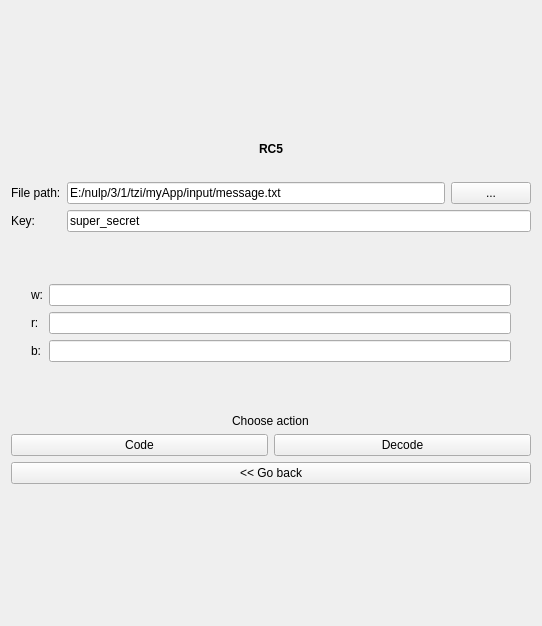
<?xml version="1.0" encoding="UTF-8"?>
<ui version="4.0">
 <class>Form</class>
 <widget class="QWidget" name="Form">
  <property name="geometry">
   <rect>
    <x>0</x>
    <y>0</y>
    <width>542</width>
    <height>626</height>
   </rect>
  </property>
  <property name="windowTitle">
   <string>Form</string>
  </property>
  <layout class="QVBoxLayout" name="verticalLayout_2">
   <item>
    <layout class="QVBoxLayout" name="verticalLayout">
     <item>
      <spacer name="verticalSpacer_4">
       <property name="orientation">
        <enum>Qt::Vertical</enum>
       </property>
       <property name="sizeHint" stdset="0">
        <size>
         <width>20</width>
         <height>40</height>
        </size>
       </property>
      </spacer>
     </item>
     <item alignment="Qt::AlignHCenter">
      <widget class="QLabel" name="label_2">
       <property name="styleSheet">
        <string notr="true">font: 16pt &quot;Segoe UI&quot;;
font-weight: Bold;</string>
       </property>
       <property name="text">
        <string>RC5</string>
       </property>
      </widget>
     </item>
     <item>
      <spacer name="horizontalSpacer_6">
       <property name="orientation">
        <enum>Qt::Horizontal</enum>
       </property>
       <property name="sizeHint" stdset="0">
        <size>
         <width>40</width>
         <height>20</height>
        </size>
       </property>
      </spacer>
     </item>
     <item>
      <layout class="QHBoxLayout" name="horizontalLayout_7">
       <item>
        <layout class="QVBoxLayout" name="verticalLayout_4">
         <item>
          <widget class="QLabel" name="label_4">
           <property name="styleSheet">
            <string notr="true">font: 10pt &quot;Segoe UI&quot;;</string>
           </property>
           <property name="text">
            <string>File path:</string>
           </property>
          </widget>
         </item>
         <item>
          <widget class="QLabel" name="label_5">
           <property name="styleSheet">
            <string notr="true">font: 10pt &quot;Segoe UI&quot;;</string>
           </property>
           <property name="text">
            <string>Key:</string>
           </property>
          </widget>
         </item>
        </layout>
       </item>
       <item>
        <layout class="QVBoxLayout" name="verticalLayout_10">
         <item>
          <layout class="QHBoxLayout" name="horizontalLayout">
           <item>
            <widget class="QLineEdit" name="edit_path">
             <property name="text">
              <string>E:/nulp/3/1/tzi/myApp/input/message.txt</string>
             </property>
            </widget>
           </item>
           <item>
            <widget class="QPushButton" name="fileButton">
             <property name="text">
              <string>...</string>
             </property>
            </widget>
           </item>
          </layout>
         </item>
         <item>
          <widget class="QLineEdit" name="edit_key">
           <property name="text">
            <string>super_secret</string>
           </property>
          </widget>
         </item>
        </layout>
       </item>
      </layout>
     </item>
     <item>
      <spacer name="horizontalSpacer_2">
       <property name="orientation">
        <enum>Qt::Horizontal</enum>
       </property>
       <property name="sizeHint" stdset="0">
        <size>
         <width>40</width>
         <height>20</height>
        </size>
       </property>
      </spacer>
     </item>
     <item>
      <layout class="QHBoxLayout" name="horizontalLayout_4">
       <item>
        <spacer name="verticalSpacer">
         <property name="orientation">
          <enum>Qt::Vertical</enum>
         </property>
         <property name="sizeHint" stdset="0">
          <size>
           <width>20</width>
           <height>40</height>
          </size>
         </property>
        </spacer>
       </item>
       <item>
        <layout class="QVBoxLayout" name="verticalLayout_7">
         <item>
          <layout class="QHBoxLayout" name="horizontalLayout_5">
           <item>
            <layout class="QVBoxLayout" name="verticalLayout_8">
             <item>
              <widget class="QLabel" name="label_13">
               <property name="styleSheet">
                <string notr="true">font: 10pt &quot;Segoe UI&quot;;</string>
               </property>
               <property name="text">
                <string>w:</string>
               </property>
              </widget>
             </item>
             <item>
              <widget class="QLabel" name="label_12">
               <property name="styleSheet">
                <string notr="true">font: 10pt &quot;Segoe UI&quot;;</string>
               </property>
               <property name="text">
                <string>r:</string>
               </property>
              </widget>
             </item>
             <item>
              <widget class="QLabel" name="label_11">
               <property name="styleSheet">
                <string notr="true">font: 10pt &quot;Segoe UI&quot;;</string>
               </property>
               <property name="text">
                <string>b:</string>
               </property>
              </widget>
             </item>
            </layout>
           </item>
           <item>
            <layout class="QVBoxLayout" name="verticalLayout_9">
             <item>
              <widget class="QLineEdit" name="edit_w"/>
             </item>
             <item>
              <widget class="QLineEdit" name="edit_r"/>
             </item>
             <item>
              <widget class="QLineEdit" name="edit_b"/>
             </item>
            </layout>
           </item>
          </layout>
         </item>
        </layout>
       </item>
       <item>
        <spacer name="verticalSpacer_2">
         <property name="orientation">
          <enum>Qt::Vertical</enum>
         </property>
         <property name="sizeHint" stdset="0">
          <size>
           <width>20</width>
           <height>40</height>
          </size>
         </property>
        </spacer>
       </item>
      </layout>
     </item>
     <item>
      <spacer name="horizontalSpacer">
       <property name="orientation">
        <enum>Qt::Horizontal</enum>
       </property>
       <property name="sizeHint" stdset="0">
        <size>
         <width>40</width>
         <height>20</height>
        </size>
       </property>
      </spacer>
     </item>
     <item>
      <layout class="QVBoxLayout" name="verticalLayout_5">
       <item alignment="Qt::AlignHCenter">
        <widget class="QLabel" name="label_6">
         <property name="styleSheet">
          <string notr="true">font: 14pt &quot;Segoe UI&quot;;</string>
         </property>
         <property name="text">
          <string>Choose action</string>
         </property>
        </widget>
       </item>
       <item>
        <layout class="QVBoxLayout" name="verticalLayout_6">
         <item>
          <layout class="QHBoxLayout" name="horizontalLayout_9">
           <item>
            <widget class="QPushButton" name="codeButton">
             <property name="text">
              <string>Code</string>
             </property>
            </widget>
           </item>
           <item>
            <widget class="QPushButton" name="decodeButton">
             <property name="text">
              <string>Decode</string>
             </property>
            </widget>
           </item>
          </layout>
         </item>
         <item>
          <widget class="QPushButton" name="backButton">
           <property name="text">
            <string>&lt;&lt; Go back</string>
           </property>
          </widget>
         </item>
        </layout>
       </item>
      </layout>
     </item>
     <item>
      <spacer name="verticalSpacer_3">
       <property name="orientation">
        <enum>Qt::Vertical</enum>
       </property>
       <property name="sizeHint" stdset="0">
        <size>
         <width>20</width>
         <height>40</height>
        </size>
       </property>
      </spacer>
     </item>
    </layout>
   </item>
  </layout>
 </widget>
 <resources/>
 <connections/>
</ui>
